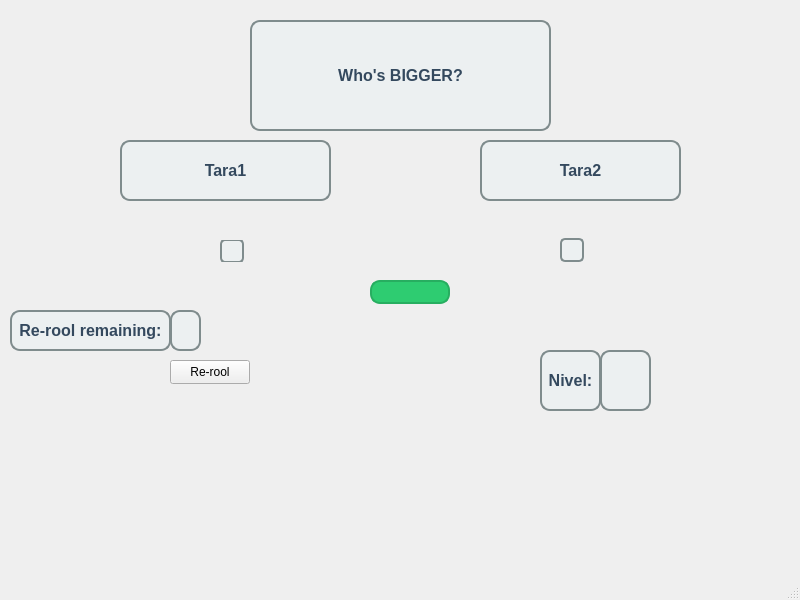
<?xml version="1.0" encoding="UTF-8"?>
<ui version="4.0">
 <class>MainWindow</class>
 <widget class="QMainWindow" name="MainWindow">
  <property name="geometry">
   <rect>
    <x>0</x>
    <y>0</y>
    <width>800</width>
    <height>600</height>
   </rect>
  </property>
  <property name="windowTitle">
   <string>MainWindow</string>
  </property>
  <property name="styleSheet">
   <string notr="true">background: linear-gradient(to right, #FF5733, #FFBD33);
</string>
  </property>
  <widget class="QWidget" name="centralwidget">
   <widget class="QLabel" name="label">
    <property name="geometry">
     <rect>
      <x>250</x>
      <y>20</y>
      <width>301</width>
      <height>111</height>
     </rect>
    </property>
    <property name="styleSheet">
     <string notr="true">QLabel {
    font-size: 16px; 
    font-weight: bold; 
    color: #34495e; 
    background-color: #ecf0f1; 
    border: 2px solid #7f8c8d; 
    border-radius: 10px; 
    padding: 5px;
    text-align: center; 
}
</string>
    </property>
    <property name="text">
     <string>Who's BIGGER?</string>
    </property>
    <property name="alignment">
     <set>Qt::AlignmentFlag::AlignCenter</set>
    </property>
   </widget>
   <widget class="QLabel" name="Country1">
    <property name="geometry">
     <rect>
      <x>120</x>
      <y>140</y>
      <width>211</width>
      <height>61</height>
     </rect>
    </property>
    <property name="styleSheet">
     <string notr="true">QLabel {
    font-size: 16px; 
    font-weight: bold; 
    color: #34495e; 
    background-color: #ecf0f1; 
    border: 2px solid #7f8c8d; 
    border-radius: 10px; 
    padding: 5px; 
    text-align: center; 
}
</string>
    </property>
    <property name="text">
     <string>Tara1</string>
    </property>
    <property name="alignment">
     <set>Qt::AlignmentFlag::AlignCenter</set>
    </property>
   </widget>
   <widget class="QLabel" name="Country2">
    <property name="geometry">
     <rect>
      <x>480</x>
      <y>140</y>
      <width>201</width>
      <height>61</height>
     </rect>
    </property>
    <property name="styleSheet">
     <string notr="true">QLabel {
    font-size: 16px; 
    font-weight: bold; 
    color: #34495e; 
    background-color: #ecf0f1; 
    border: 2px solid #7f8c8d; 
    border-radius: 10px; 
    padding: 5px; 
    text-align: center; 
}
</string>
    </property>
    <property name="text">
     <string>Tara2</string>
    </property>
    <property name="alignment">
     <set>Qt::AlignmentFlag::AlignCenter</set>
    </property>
   </widget>
   <widget class="QPushButton" name="ConfirmButton">
    <property name="geometry">
     <rect>
      <x>370</x>
      <y>280</y>
      <width>80</width>
      <height>24</height>
     </rect>
    </property>
    <property name="styleSheet">
     <string notr="true">QPushButton {
    background-color: #2ecc71; 
    color: white; 
    border: 2px solid #27ae60; 
    border-radius: 10px; 
    font-size: 16px; 
    font-weight: bold; 
    padding: 10px 20px; 
}

QPushButton:hover {
    background-color: #27ae60;  
}

QPushButton:pressed {
    background-color: #1e8449; 
}
</string>
    </property>
    <property name="text">
     <string>SEND</string>
    </property>
    <property name="iconSize">
     <size>
      <width>300</width>
      <height>300</height>
     </size>
    </property>
   </widget>
   <widget class="QCheckBox" name="checkBox1">
    <property name="geometry">
     <rect>
      <x>220</x>
      <y>240</y>
      <width>78</width>
      <height>22</height>
     </rect>
    </property>
    <property name="styleSheet">
     <string notr="true">QCheckBox {
    spacing: 10px;
    font-size: 14px;
    color: #2c3e50;
}

QCheckBox::indicator {
    width: 20px; 
    height: 20px;
}

QCheckBox::indicator:unchecked {
    background-color: #ecf0f1;
    border: 2px solid #7f8c8d;
    border-radius: 5px;
}

QCheckBox::indicator:checked {
    background-color: #27ae60; 
    border: 2px solid #1e8449;
    border-radius: 5px;
}

QCheckBox::indicator:unchecked:hover {
    background-color: #bdc3c7; 
}

QCheckBox::indicator:checked:hover {
    background-color: #2ecc71; 
}
</string>
    </property>
    <property name="text">
     <string/>
    </property>
   </widget>
   <widget class="QCheckBox" name="checkBox2">
    <property name="geometry">
     <rect>
      <x>560</x>
      <y>230</y>
      <width>71</width>
      <height>41</height>
     </rect>
    </property>
    <property name="styleSheet">
     <string notr="true">QCheckBox {
    spacing: 10px;
    font-size: 14px;
    color: #2c3e50;
}

QCheckBox::indicator {
    width: 20px; 
    height: 20px;
}

QCheckBox::indicator:unchecked {
    background-color: #ecf0f1;
    border: 2px solid #7f8c8d;
    border-radius: 5px;
}

QCheckBox::indicator:checked {
    background-color: #27ae60; 
    border: 2px solid #1e8449;
    border-radius: 5px;
}

QCheckBox::indicator:unchecked:hover {
    background-color: #bdc3c7; 
}

QCheckBox::indicator:checked:hover {
    background-color: #2ecc71; 
}
</string>
    </property>
    <property name="text">
     <string/>
    </property>
   </widget>
   <widget class="QLabel" name="Neimportant">
    <property name="geometry">
     <rect>
      <x>540</x>
      <y>350</y>
      <width>61</width>
      <height>61</height>
     </rect>
    </property>
    <property name="styleSheet">
     <string notr="true">QLabel {
    font-size: 16px; 
    font-weight: bold; 
    color: #34495e; 
    background-color: #ecf0f1; 
    border: 2px solid #7f8c8d; 
    border-radius: 10px; 
    padding: 5px; 
    text-align: center; 
}
</string>
    </property>
    <property name="text">
     <string>Nivel:</string>
    </property>
    <property name="alignment">
     <set>Qt::AlignmentFlag::AlignCenter</set>
    </property>
   </widget>
   <widget class="QLabel" name="LabelNivel">
    <property name="geometry">
     <rect>
      <x>600</x>
      <y>350</y>
      <width>51</width>
      <height>61</height>
     </rect>
    </property>
    <property name="styleSheet">
     <string notr="true">QLabel {
    font-size: 16px; 
    font-weight: bold; 
    color: #34495e; 
    background-color: #ecf0f1; 
    border: 2px solid #7f8c8d; 
    border-radius: 10px; 
    padding: 5px; 
    text-align: center; 
}
</string>
    </property>
    <property name="text">
     <string/>
    </property>
    <property name="alignment">
     <set>Qt::AlignmentFlag::AlignCenter</set>
    </property>
   </widget>
   <widget class="QLabel" name="rerollLabel1">
    <property name="geometry">
     <rect>
      <x>10</x>
      <y>310</y>
      <width>161</width>
      <height>41</height>
     </rect>
    </property>
    <property name="styleSheet">
     <string notr="true">QLabel {
    font-size: 16px; 
    font-weight: bold; 
    color: #34495e; 
    background-color: #ecf0f1; 
    border: 2px solid #7f8c8d; 
    border-radius: 10px; 
    padding: 5px; 
    text-align: center; 
}
</string>
    </property>
    <property name="text">
     <string>Re-rool remaining:</string>
    </property>
    <property name="alignment">
     <set>Qt::AlignmentFlag::AlignCenter</set>
    </property>
   </widget>
   <widget class="QLabel" name="rerollLabel2">
    <property name="geometry">
     <rect>
      <x>170</x>
      <y>310</y>
      <width>31</width>
      <height>41</height>
     </rect>
    </property>
    <property name="styleSheet">
     <string notr="true">QLabel {
    font-size: 16px; 
    font-weight: bold; 
    color: #34495e; 
    background-color: #ecf0f1; 
    border: 2px solid #7f8c8d; 
    border-radius: 10px; 
    padding: 5px; 
    text-align: center; 
}
</string>
    </property>
    <property name="text">
     <string/>
    </property>
    <property name="alignment">
     <set>Qt::AlignmentFlag::AlignCenter</set>
    </property>
   </widget>
   <widget class="QPushButton" name="rerollButton">
    <property name="geometry">
     <rect>
      <x>170</x>
      <y>360</y>
      <width>80</width>
      <height>24</height>
     </rect>
    </property>
    <property name="text">
     <string>Re-rool</string>
    </property>
   </widget>
  </widget>
  <widget class="QMenuBar" name="menubar">
   <property name="geometry">
    <rect>
     <x>0</x>
     <y>0</y>
     <width>800</width>
     <height>21</height>
    </rect>
   </property>
  </widget>
  <widget class="QStatusBar" name="statusbar"/>
 </widget>
 <resources/>
 <connections/>
</ui>
